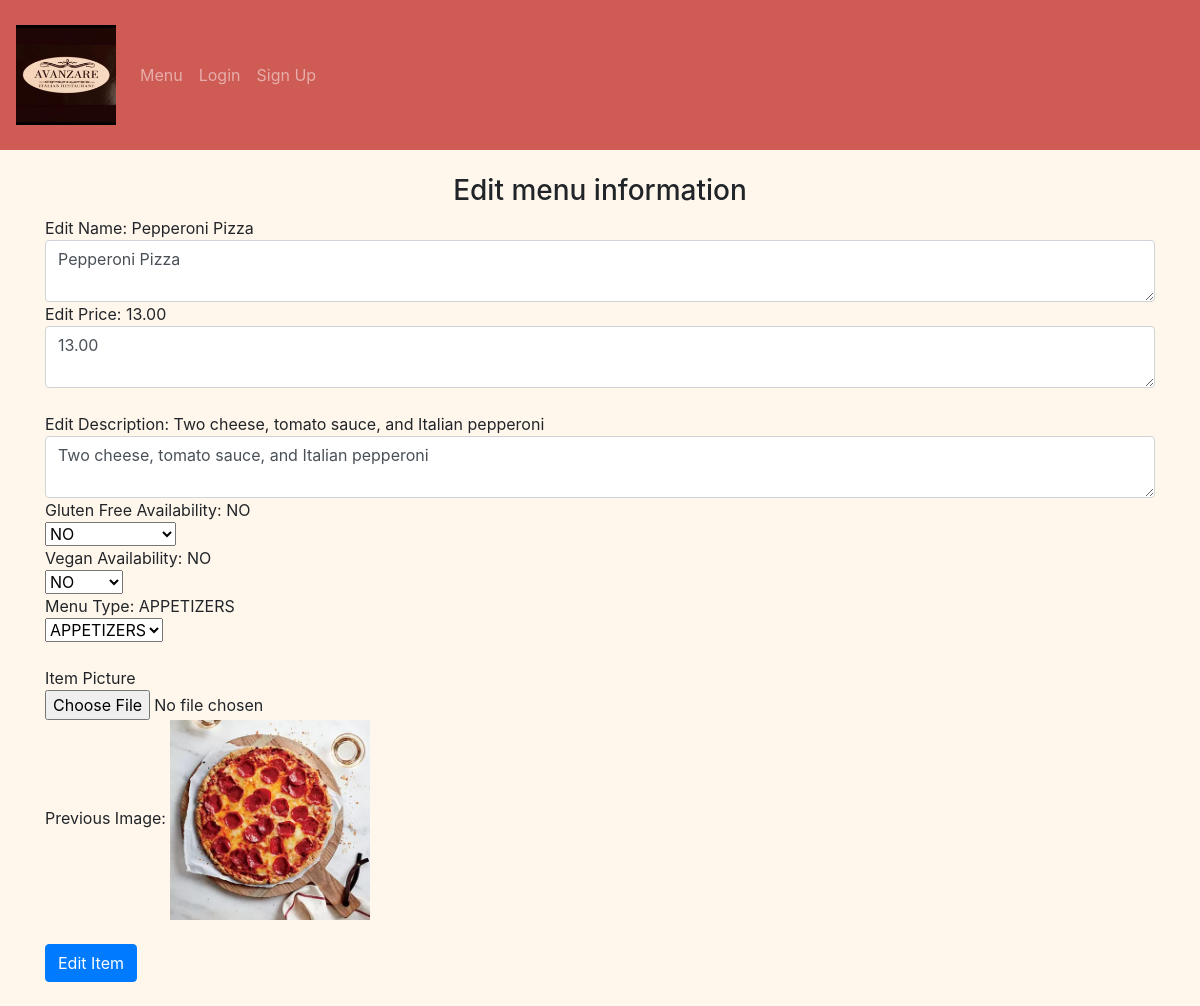
/edit_redirect/4, run on an earlier commit of the app's database.
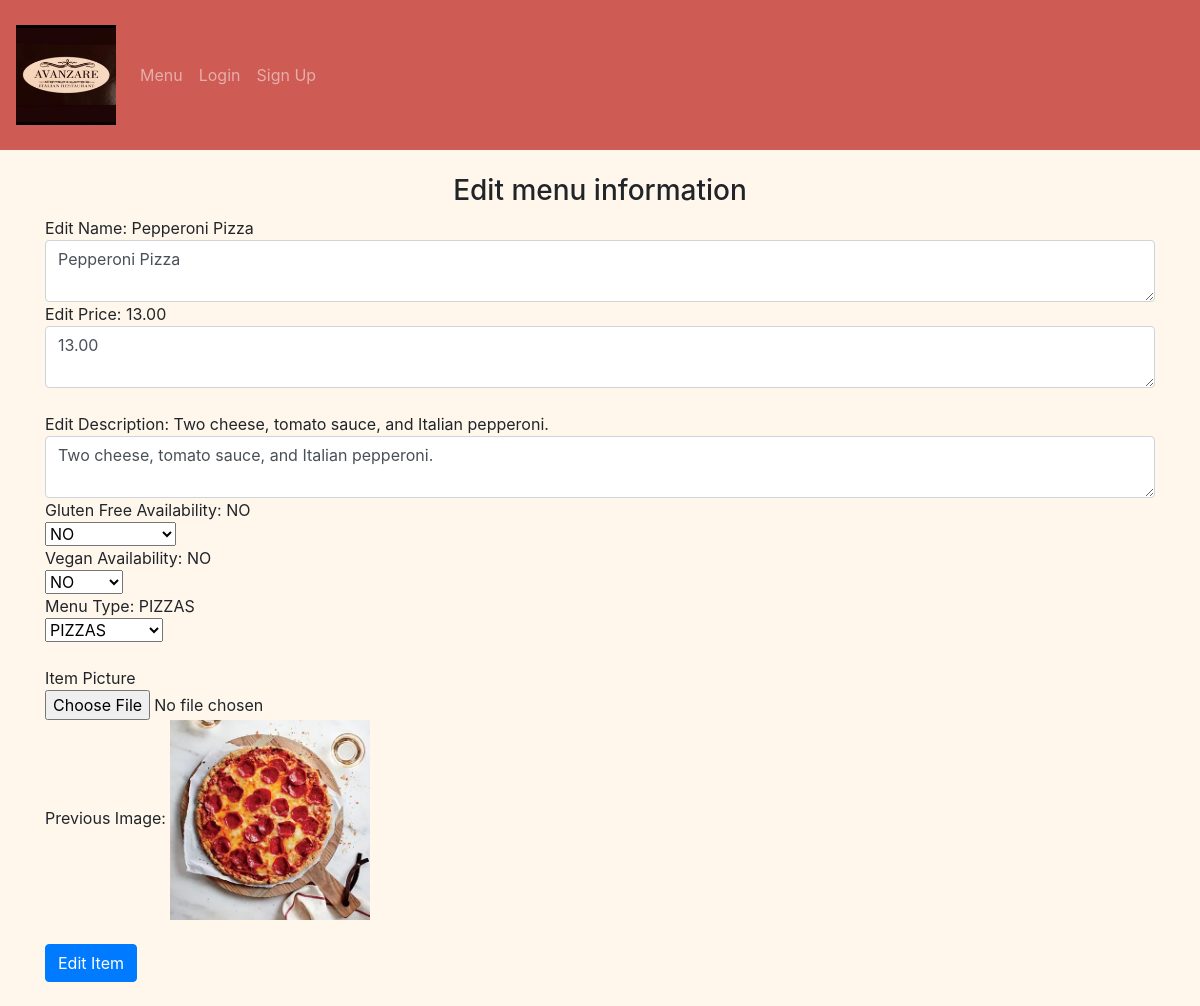
And on a later commit of the database.
### avanzareApp/models.py (models this page shows)
class Menu(db.Model):
    id = db.Column(db.Integer, primary_key=True)
    name = db.Column(db.String(150), unique=True)
    price = db.Column(db.String(150))
    description = db.Column(db.String(10000))
    menu_type = db.Column(db.String(150))
    gluten_free = db.Column(db.String(150))
    vegan = db.Column(db.String(150))
    date = db.Column(db.DateTime(timezone=True), default=func.now())
    user_id = db.Column(db.Integer, db.ForeignKey('user.id'))

### avanzareApp/views.py (the view, shortened to what this page needs)
@views.route('/edit_redirect/<int:id>', methods=['GET', 'POST'])
def edit_redirect(id):
    item = Menu.query.filter(Menu.id == id).first()
    return render_template('edit_menu_item.html', item=item, user=current_user)

### avanzareApp/templates/edit_menu_item.html (shortened to what this page needs)
{% extends "base.html" %} {% block title %}Home{% endblock %}
{% block content %}
<form method="POST" enctype="multipart/form-data">
    <h3 align="center">Edit menu information</h3>
    <div>Edit Name: {{item.name}}</div>
    <textarea   type="name"
                class="form-control"
                id="name"
                name="name">{{item.name}}</textarea>
    <div>Edit Price: {{item.price}}</div>
    <textarea   type="price"
                class="form-control"
                id="price"
                name="price">{{item.price}}</textarea>
    <br />
    <div>Edit Description: {{item.description}}</div>
    <textarea   type="description"
                class="form-control"
                id="description"
                name="description">{{item.description}}</textarea>
    <div>Gluten Free Availability: {{ item.gluten_free }}</div>
    <select class="selectpicker" type="gluten_free" id="gluten_free" name="gluten_free">
        <option selected>{{ item.gluten_free }}</option>
    </select>
    <div>Vegan Availability: {{ item.vegan }}</div>
    <select class="selectpicker" type="vegan" id="vegan" name="vegan">
        <option selected>{{ item.vegan }}</option>
    </select>
    <div>Menu Type: {{ item.menu_type }}</div>
    {% set dinner_menu = ['APPETIZERS', 'SALADS', 'PIZZAS', 'PASTAS', 'ENTREES', 'SIDES'] %}
    {% set other_manus = ['DESSERT MENU', 'AFTER DINNER DRINKS', 'COCKTAILS', 'BEER'] %}
    <select class="selectpicker" type="menu_type" id="menu_type" name="menu_type">
        <outgroup label="DINNER MENU">
            {% for menu_type in dinner_menu %}
                {% if menu_type == item.menu_type %}
                    <option selected>{{ menu_type }}</option>
                {% else %}
                    <option>{{ menu_type }}</option>
                {% endif %}
            {% endfor %}
        </outgroup>
    </select>
    <br />
    <br />
    <div>Item Picture</div>
    <input type="file" name="file" accept="image/*"/>
    <br />
    {% set tmp = item.name + '.jpg' %}
    <div>
        Previous Image:
        <img class="img-responsive" src="{{ url_for('views.send_image', filename=tmp) }}" width="200" height="200">
    </div>
    <br />
    <button type="submit" class="btn btn-primary">Edit Item</button>
</form>
<br />
{% endblock %}

### avanzareApp/templates/base.html (shortened to what this page needs)
<!DOCTYPE html>
<html lang="en">
<head>
    <link
      rel="stylesheet"
      href="https://stackpath.bootstrapcdn.com/bootstrap/4.4.1/css/bootstrap.min.css"
    />
    <link
      rel="stylesheet"
      href="https://stackpath.bootstrapcdn.com/font-awesome/4.7.0/css/font-awesome.min.css"
    />
    <link rel="stylesheet" href="{{ url_for('static', filename='style.css') }}">
</head>
<body style="background: #FFF7EC;">
    <nav class="navbar navbar-expand-lg navbar-dark">
        <a class="navbar-brand" href="#" align="center">
            <img class="img-responsive" src="{{ url_for('views.send_image', filename='logo.jpg') }}" height="100">
        </a>
        <div class="collapse navbar-collapse" id="navbar">
            <div class="navbar-nav">
                {% if user.is_authenticated %}
                    {% if user.email == "headChef@gmail.com" %}
                        <a class="nav-item nav-link" id="edit_menu" href="/add-menu-item">Edit Menu</a>
                        <a class="nav-item nav-link" id="view_orders" href="/view-orders">View Orders</a>
                        <a class="nav-item nav-link" id="create_news" href="/create-news">Create News</a>
                    {% endif %}
                    <a class="nav-item nav-link" id="user_home" href="/user_home">User Home</a>
                    <a class="nav-item nav-link" id="order" href="/order">Order</a>
                    <a class="nav-item nav-link" id="logout" href="/logout">Logout</a>
                {% else %}
                    <a class="nav-item nav-link" id="menu" href="/start_page">Menu</a>
                    <a class="nav-item nav-link" id="login" href="/login">Login</a>
                    <a class="nav-item nav-link" id="signup" href="/sign-up">Sign Up</a>
                {% endif %}
            </div>
        </div>
    </nav>
    <br />
    <div class="container">
    {% block content %}
    {% endblock %}
    </div>
</body>
</html>

### avanzareApp/static/style.css (style rules this page uses)
.navbar-dark { background:#CE5B54; }
nav { height:150px; }

What changed in the data, as far as the page shows it:
changed Menu "Pepperoni Pizza": description "Two cheese, tomato sauce, and Italian pepperoni" → "Two cheese, tomato sauce, and Italian pepperoni."; menu_type "APPETIZERS" → "PIZZAS"
